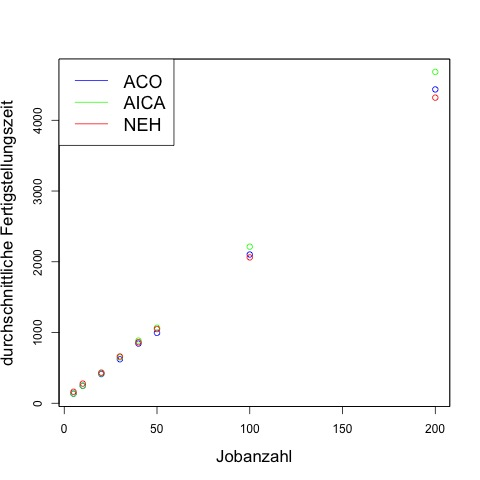

This figure's R source:
overview <- read.csv(file="overview.csv", header=TRUE, sep=",")

jpeg("overview_avg_compl_time.jpeg")
yrange <- range(overview$aco, overview$aica, overview$neh)
xrange <- range(overview$jobs)

plot(overview$jobs, overview$aco, type="p", ylim=yrange, xlim=xrange, col="blue", ann=FALSE)
lines(overview$jobs, overview$aica, type="p", col="green")
lines(overview$jobs, overview$neh, type="p", col="red")
box()

title(main="", xlab="Jobanzahl", ylab="durchschnittliche Fertigstellungszeit", font.main=4, cex.lab=1.4, cex.axis=1.4, cex.main=1.4, cex.sub=1.4)
legend("topleft", legend=c("ACO", "AICA", "NEH"), col=c("blue", "green", "red"), lty=1:1, cex=1.5)